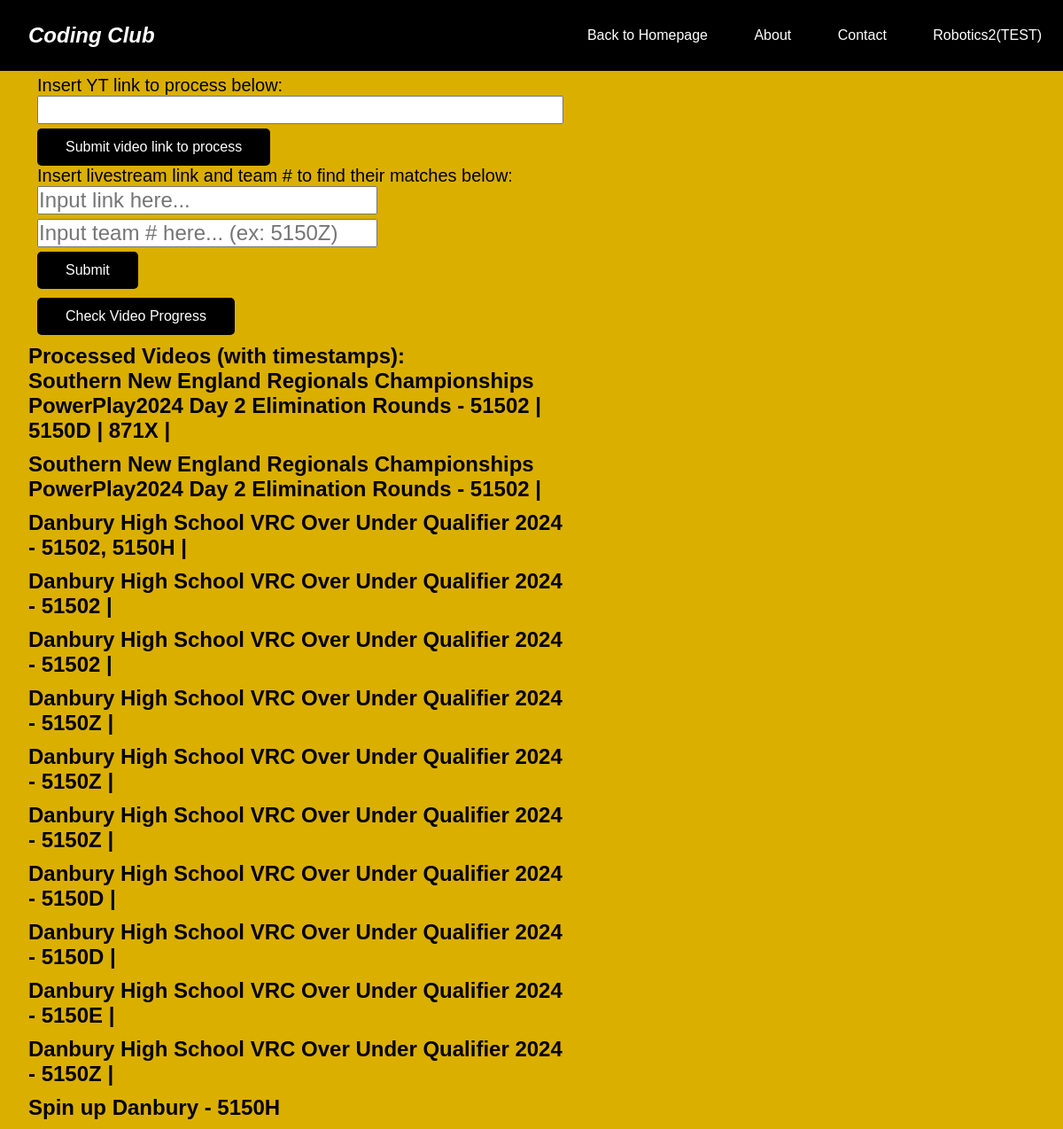
Before: /video_analysis with the older database file.
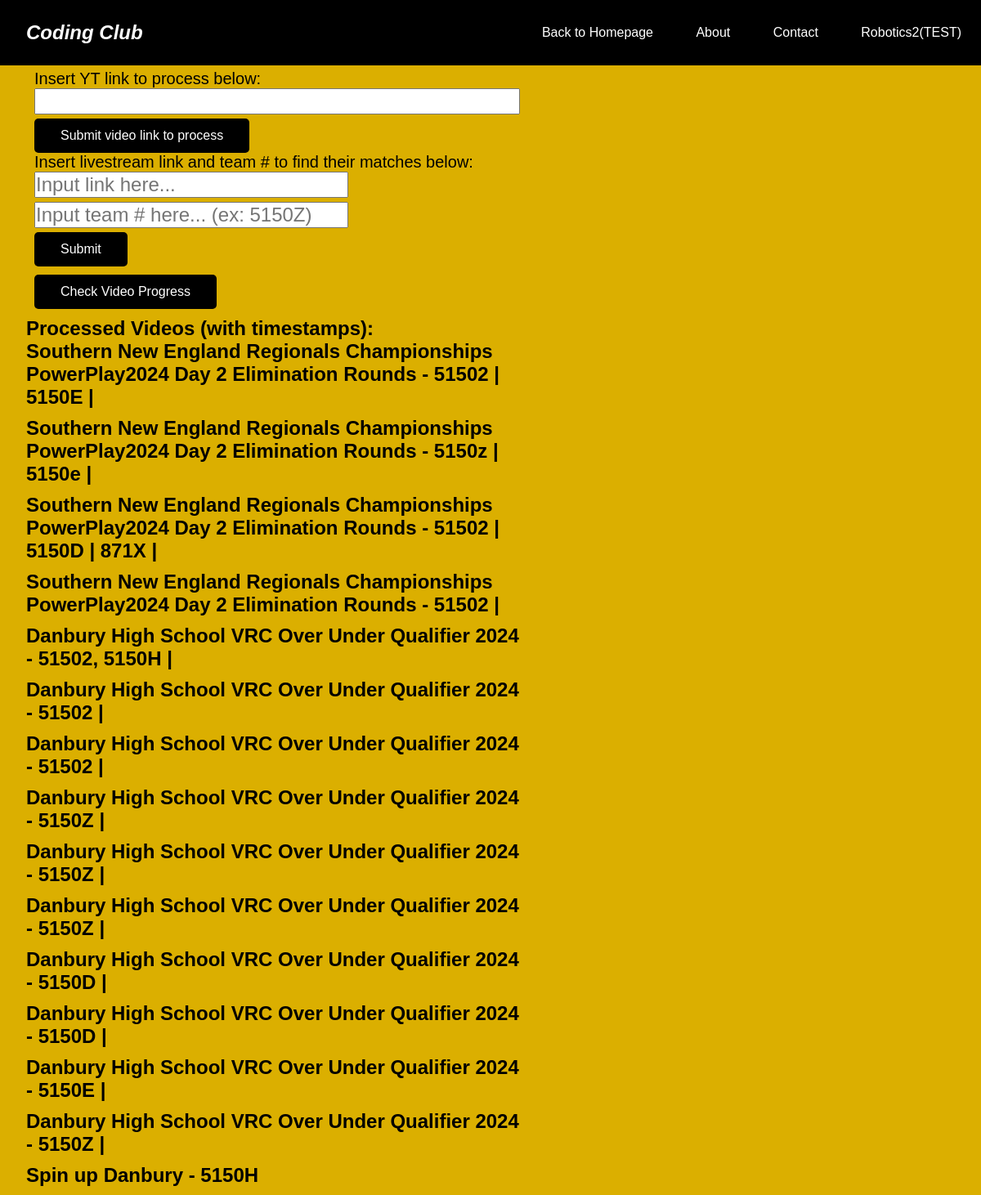
After: the same page with the newer database file.
### websiteFace/webFuncts/models.py (models this page shows, shortened)
class ResultStorage(models.Model):
    found = models.CharField(max_length = 100)
    vid_name = models.CharField(max_length = 100)
    vid_links = models.TextField(null=True, blank=True)
    class Meta:
        app_label = "websiteFace"

### websiteFace/views.py (the view)
# urls.py: path("video_analysis", views.videoAnalysis, name="TEST2"),
def videoAnalysis(request):
    videos = ResultStorage.objects.all()
    videos = list(videos)[::-1]
    for video in videos:
        video.vid_links = re.split(r'\n|Link:', video.vid_links)
    context = {
        'videos': videos,
    }
    return render(request, 'videoSubmit.html', context)

### templates/videoSubmit.html (shortened to what this page needs)
<!DOCTYPE html>
<html lang="en">
<head>
    <link rel="stylesheet" href="/static/style.css">
</head>
<body>
    <nav>
        <div class="logo">Coding Club</div>
        <div class="nav-items">
            <a href="/">Back to Homepage</a>
            <a href="/about">About</a>
            <a href="/contact">Contact</a>
            <a href="/robotics">Robotics2(TEST)</a>
        </div>
    </nav>
    <section class="hero">
      <div class="hero-container">
        <div class="column-left-ocr">
          <section class="form">
              <div class="form-container">
                  <form action="/start" method="get">
                      <p>Insert YT link to process below: </p>
                      <input type="text" size="40" name="link" style="margin-bottom: 5px">
                      <button class="button-ocr">Submit video link to process</button>
                  </form>
                  <form action="/findteam" method="get">
                      <p>Insert livestream link and team # to find their matches below:</p>
                      <input type="text" size="25" name="link" placeholder="Input link here..." style="margin-bottom: 5px">
                      <br>
                      <input type="text" size="25" name="team" placeholder="Input team # here... (ex: 5150Z)" style="margin-bottom: 5px">
                      <br>
                      <button class="button-ocr" style="margin-bottom:10px">Submit</button>
                  </form>
                  <form action="/checkProgress" method="get">
                      <button class="button-ocr" style="margin-bottom: 0px">Check Video Progress</button>
                  </form>
              </div>
          </section>
    <h1>Processed Videos (with timestamps):</h1>
    {% for video in videos %}
        <div class="dropdown">
            <h2>{{ video.vid_name }} - {{ video.found }}</h2>
        </div>
    {% endfor %}
</body>
</html>

Changed rows visible on the page:
added ResultStorage: vid_name "Southern New England Regionals Championships PowerPlay2024 Day 2 Elimination Rounds", found "51502 | 5150E |"
added ResultStorage: vid_name "Southern New England Regionals Championships PowerPlay2024 Day 2 Elimination Rounds", found "5150z | 5150e |"
